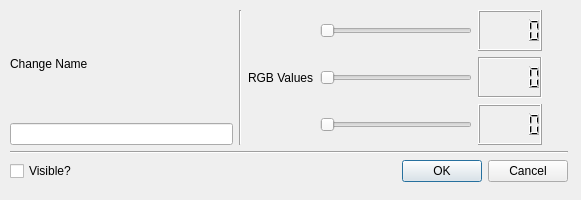
<?xml version="1.0" encoding="UTF-8"?>
<ui version="4.0">
 <class>Dialog</class>
 <widget class="QDialog" name="Dialog">
  <property name="geometry">
   <rect>
    <x>0</x>
    <y>0</y>
    <width>581</width>
    <height>200</height>
   </rect>
  </property>
  <property name="windowTitle">
   <string>Dialog</string>
  </property>
  <widget class="QWidget" name="">
   <property name="geometry">
    <rect>
     <x>10</x>
     <y>10</y>
     <width>558</width>
     <height>172</height>
    </rect>
   </property>
   <layout class="QVBoxLayout" name="verticalLayout_4">
    <item>
     <layout class="QHBoxLayout" name="horizontalLayout_5">
      <item>
       <layout class="QVBoxLayout" name="verticalLayout_2">
        <item>
         <layout class="QHBoxLayout" name="horizontalLayout_4">
          <item>
           <widget class="QLabel" name="label">
            <property name="text">
             <string>Change Name</string>
            </property>
           </widget>
          </item>
         </layout>
        </item>
        <item>
         <widget class="QLineEdit" name="lineEdit"/>
        </item>
       </layout>
      </item>
      <item>
       <widget class="Line" name="line_2">
        <property name="orientation">
         <enum>Qt::Vertical</enum>
        </property>
       </widget>
      </item>
      <item>
       <widget class="QLabel" name="label_2">
        <property name="text">
         <string>RGB Values</string>
        </property>
       </widget>
      </item>
      <item>
       <layout class="QVBoxLayout" name="verticalLayout_3">
        <item>
         <layout class="QVBoxLayout" name="verticalLayout">
          <item>
           <layout class="QHBoxLayout" name="horizontalLayout_2">
            <item>
             <widget class="QSlider" name="RedSlider">
              <property name="maximum">
               <number>255</number>
              </property>
              <property name="orientation">
               <enum>Qt::Horizontal</enum>
              </property>
             </widget>
            </item>
            <item>
             <widget class="QLCDNumber" name="RedLCD"/>
            </item>
           </layout>
          </item>
          <item>
           <layout class="QHBoxLayout" name="horizontalLayout">
            <item>
             <widget class="QSlider" name="GreenSlider">
              <property name="maximum">
               <number>255</number>
              </property>
              <property name="orientation">
               <enum>Qt::Horizontal</enum>
              </property>
             </widget>
            </item>
            <item>
             <widget class="QLCDNumber" name="GreenLCD">
              <property name="frameShadow">
               <enum>QFrame::Sunken</enum>
              </property>
             </widget>
            </item>
           </layout>
          </item>
          <item>
           <layout class="QHBoxLayout" name="horizontalLayout_3">
            <item>
             <widget class="QSlider" name="BlueSlider">
              <property name="maximum">
               <number>255</number>
              </property>
              <property name="orientation">
               <enum>Qt::Horizontal</enum>
              </property>
             </widget>
            </item>
            <item>
             <widget class="QLCDNumber" name="BlueLCD"/>
            </item>
           </layout>
          </item>
         </layout>
        </item>
       </layout>
      </item>
      <item>
       <widget class="QWidget" name="ColourDisplay" native="true">
        <property name="sizePolicy">
         <sizepolicy hsizetype="Maximum" vsizetype="Preferred">
          <horstretch>0</horstretch>
          <verstretch>0</verstretch>
         </sizepolicy>
        </property>
        <property name="minimumSize">
         <size>
          <width>20</width>
          <height>0</height>
         </size>
        </property>
       </widget>
      </item>
     </layout>
    </item>
    <item>
     <widget class="Line" name="line_3">
      <property name="orientation">
       <enum>Qt::Horizontal</enum>
      </property>
     </widget>
    </item>
    <item>
     <layout class="QHBoxLayout" name="horizontalLayout_6">
      <item>
       <widget class="QCheckBox" name="checkBox">
        <property name="sizePolicy">
         <sizepolicy hsizetype="Fixed" vsizetype="Fixed">
          <horstretch>0</horstretch>
          <verstretch>0</verstretch>
         </sizepolicy>
        </property>
        <property name="text">
         <string>Visible?</string>
        </property>
       </widget>
      </item>
      <item>
       <widget class="QDialogButtonBox" name="buttonBox">
        <property name="orientation">
         <enum>Qt::Horizontal</enum>
        </property>
        <property name="standardButtons">
         <set>QDialogButtonBox::Cancel|QDialogButtonBox::Ok</set>
        </property>
       </widget>
      </item>
     </layout>
    </item>
   </layout>
  </widget>
 </widget>
 <resources/>
 <connections>
  <connection>
   <sender>buttonBox</sender>
   <signal>accepted()</signal>
   <receiver>Dialog</receiver>
   <slot>accept()</slot>
   <hints>
    <hint type="sourcelabel">
     <x>248</x>
     <y>254</y>
    </hint>
    <hint type="destinationlabel">
     <x>157</x>
     <y>274</y>
    </hint>
   </hints>
  </connection>
  <connection>
   <sender>buttonBox</sender>
   <signal>rejected()</signal>
   <receiver>Dialog</receiver>
   <slot>reject()</slot>
   <hints>
    <hint type="sourcelabel">
     <x>316</x>
     <y>260</y>
    </hint>
    <hint type="destinationlabel">
     <x>286</x>
     <y>274</y>
    </hint>
   </hints>
  </connection>
 </connections>
</ui>
